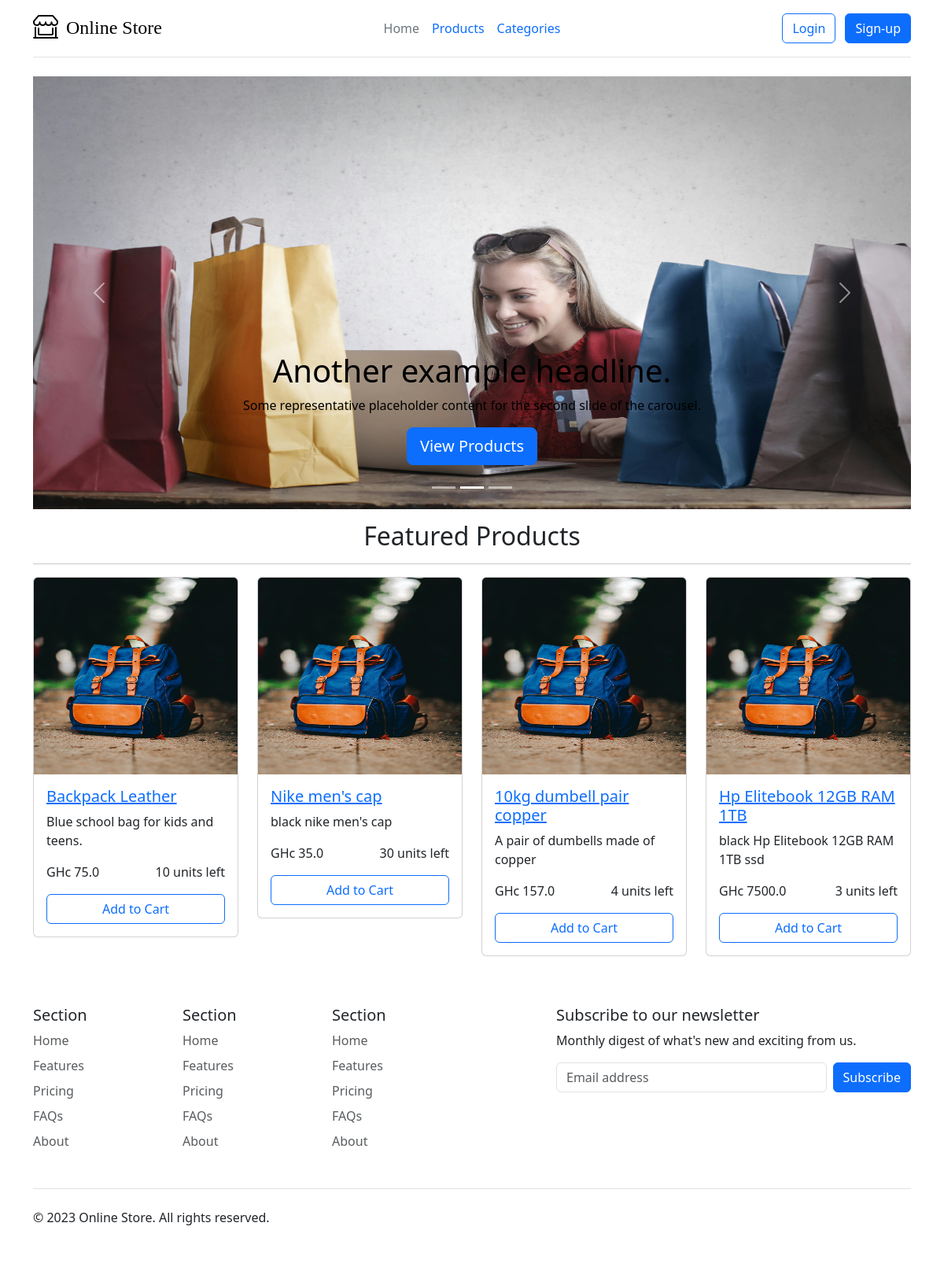
The page / on the database its author committed.
### shop/models.py (models this page shows, shortened)
class Item(models.Model):
    name = models.CharField(max_length=100)
    price = models.FloatField(default=0.00)
    description = models.CharField(max_length=200)
    quantity = models.IntegerField(default=0)
    slug = models.SlugField(unique=True, null=False, blank=True)

### shop/views.py (the view)
# urls.py: 2. Add a URL to urlpatterns:  path('', Home.as_view(), name='home')
class Home(ListView):
    model = Item
    template_name = 'shop/home.html'
    context_object_name = 'items'

### shop/templates/shop/home.html (shortened to what this page needs)
{% extends 'shop/base.html' %}
{% load static %}
{% block content %}
<div class="container">
  <div id="myCarousel" class="carousel slide mb-6 w-100" data-bs-ride="carousel">
    <div class="carousel-indicators">
      <button type="button" data-bs-target="#myCarousel" data-bs-slide-to="0" class="" aria-label="Slide 1"></button>
      <button type="button" data-bs-target="#myCarousel" data-bs-slide-to="1" aria-label="Slide 2" class="active"
        aria-current="true"></button>
      <button type="button" data-bs-target="#myCarousel" data-bs-slide-to="2" aria-label="Slide 3" class=""></button>
    </div>
    <div class="carousel-inner">
      <div class="carousel-item active">
        <img src="{% static 'assets/images/c1.jpg' %}" alt="..." class="carousel-img">
        <div class="container">
          <div class="carousel-caption carousel-text">
            <h1>Another example headline.</h1>
            <p>Some representative placeholder content for the second slide of the carousel.</p>
            <p><a class="btn btn-lg btn-primary" href="#">View Products</a></p>
          </div>
        </div>
      </div>
    </div>
    <button class="carousel-control-prev" type="button" data-bs-target="#myCarousel" data-bs-slide="prev">
      <span class="carousel-control-prev-icon" aria-hidden="true"></span>
    </button>
    <button class="carousel-control-next" type="button" data-bs-target="#myCarousel" data-bs-slide="next">
      <span class="carousel-control-next-icon" aria-hidden="true"></span>
    </button>
  </div>
  <section>
    <div class="headings">
      <h2>Featured Products</h3>
        <hr>
    </div>
    <div class="row">
      {% for item in items %}
      <div class="col-lg-3 col-md-4" style="margin-bottom: 15px;">
        <div class="card product-card">
          <img src="{% static 'assets/images/bag.jpg' %}" class="card-img-top" alt="Product 1" style="height: 250px; width: 100%;">
          <div class="card-body">
            <a href="{% url 'product-detail' item.slug %}" ><h5 class="card-title">{{ item.name }}</h5></a>
            <p class="card-text">{{ item.description }}</p>
            <div class="price">
              <p class="card-text">GHc {{ item.price }} </p>
              <p class="card-text">{{ item.quantity }} units left</p>
            </div>
            <a href="#" class="btn btn-outline-primary w-100" data-bs-toggle="modal" data-bs-target="#quantityModal">Add to Cart</a>
          </div>
        </div>
      </div>
      {% endfor %}
  </section>
</div>
{% endblock %}

### shop/static/styles/main.css (style rules this page uses)
.headings { text-align: center; margin-top: 15px; }
.carousel-img { max-height: 550px; width: 100%; }
.carousel-text { color: black; }
.price { display: flex; justify-content: space-between; }

### rows shown on the page
Item: name "Backpack Leather", description "Blue school bag for kids and teens.", price "75.0", quantity "10"
Item: name "Nike men's cap", description "black nike men's cap", price "35.0", quantity "30"
Item: name "10kg dumbell pair copper", description "A pair of dumbells made of copper", price "157.0", quantity "4"
Item: name "Hp Elitebook 12GB RAM 1TB", description "black Hp Elitebook 12GB RAM 1TB ssd", price "7500.0", quantity "3"
